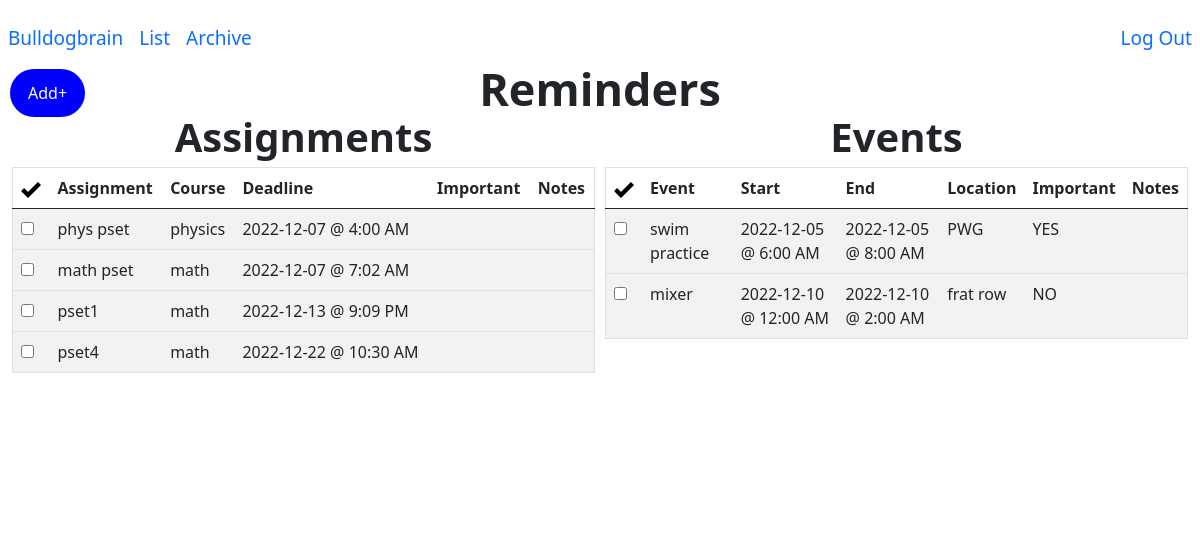
Page /list (signed in) on the earlier database version.
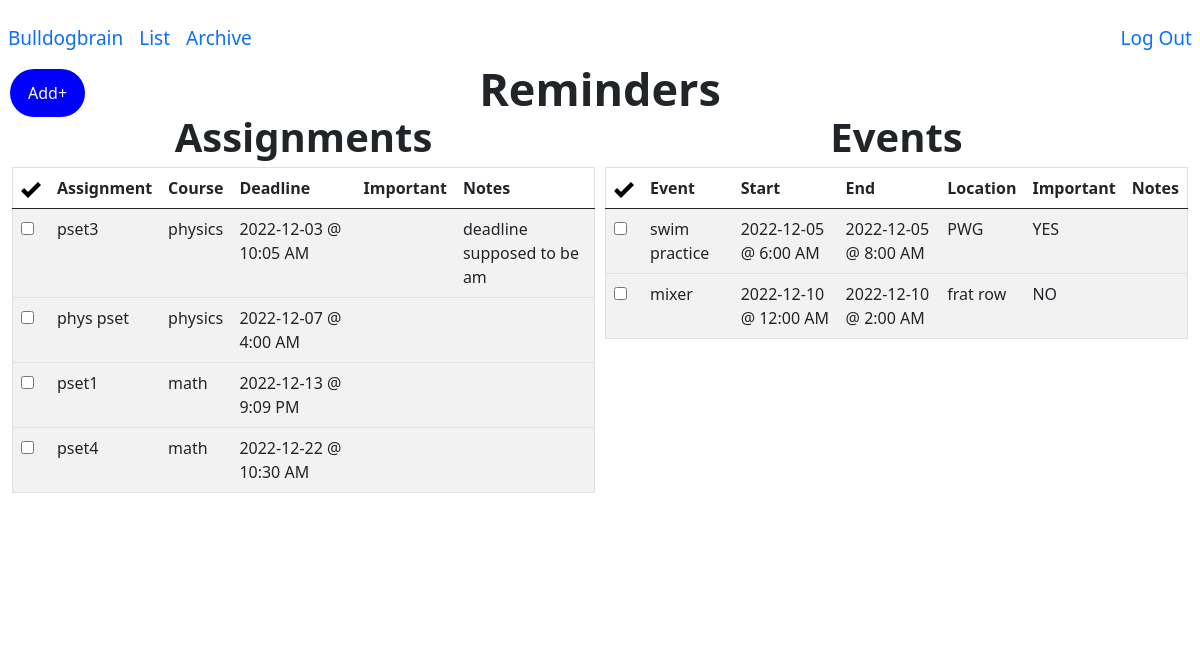
Same page on the later database version.
### tables this page shows
CREATE TABLE "assignments"(
    'id' INTEGER PRIMARY KEY AUTOINCREMENT NOT NULL, 
    'title' TEXT, 
    'course' TEXT, 
    'deadline' TEXT, 
    'importance' INTEGER, 
    'notes' TEXT, 
    'user_id' INTEGER, 'completed' INTEGER NOT NULL DEFAULT '0' CHECK (completed IN (0, 1)),
    FOREIGN KEY (user_id)
    REFERENCES users (id));

CREATE TABLE 'events'(
    'event_id' INTEGER PRIMARY KEY AUTOINCREMENT NOT NULL, 
    'title' TEXT,
    'location' TEXT, 
    'start_date' TEXT,
    'start_time' TEXT, 
    'end_date' TEXT,
    'end_time' TEXT,
    'importance' INTEGER, 
    'notes' TEXT, 
    'user_id' INTEGER, 'completed' INTEGER NOT NULL DEFAULT '0' CHECK (completed IN (0, 1)),
    FOREIGN KEY (user_id)
    REFERENCES users (id));

### app.py (the view)
@app.route("/list", methods=["GET", "POST"])
def list():
    assignments = db.execute(
            "SELECT id, title, course, date(deadline) as date, CASE WHEN StrFTime('%H', deadline) % 12 = 0 THEN 12 ELSE StrFTime('%H', deadline) % 12 END || ':' || StrFTime('%M', deadline) || ' ' || CASE WHEN CAST(StrFTime('%H', deadline) AS INTEGER) > 12 THEN 'PM' ELSE 'AM' END 'time', importance, notes FROM assignments WHERE user_id = ? AND completed != 1 ORDER BY deadline ASC", session["user_id"])
    events = db.execute(
            "SELECT event_id, title, location, start_date, CASE WHEN StrFTime('%H', start_time) % 12 = 0 THEN 12 ELSE StrFTime('%H', start_time) % 12 END || ':' || StrFTime('%M', start_time) || ' ' || CASE WHEN CAST(StrFTime('%H', start_time) AS INTEGER) > 12 THEN 'PM' ELSE 'AM' END 'start_time', end_date, CASE WHEN StrFTime('%H', end_time) % 12 = 0 THEN 12 ELSE StrFTime('%H', end_time) % 12 END || ':' || StrFTime('%M', end_time) || ' ' || CASE WHEN CAST(StrFTime('%H', end_time) AS INTEGER) > 12 THEN 'PM' ELSE 'AM' END 'end_time', importance, notes FROM events WHERE user_id = ? AND completed != 1 ORDER BY start_date ASC, start_time ASC", session["user_id"])
    if request.method == "POST":
        assignment_id = request.form.get("assignment_id")
        db.execute("UPDATE assignments SET completed = '1' WHERE id = ?", assignment_id)
        event_id = request.form.get("event_id")
        db.execute("UPDATE events SET completed = '1' WHERE event_id = ?", event_id)
        return redirect("/list")
    else:
        return render_template("list.html", assignments=assignments, events=events)

### app.py (called while the page is built)
@app.after_request
def after_request(response):
    response.headers["Cache-Control"] = "no-cache, no-store, must-revalidate"
    response.headers["Expires"] = 0
    response.headers["Pragma"] = "no-cache"
    return response

### templates/list.html (shortened to what this page needs)
{% extends "layout.html" %}
{% block main %}
<strong style = "position:relative; top:-110px; font-size: 45px">Reminders</strong>
<div class="row">
<div class="column">
    <strong style = "position:relative; top:-130px; font-size: 40px">Assignments</strong>
            <table style = "position:relative; top:-130px" class="table table-striped">
            <thead>
                <tr>
                    <th><img src="static/images/checkMark.png" alt="Checkmark" width="20" height="20"></th>
                    <th>Assignment</th>
                    <th>Course</th>
                    <th>Deadline</th>
                    <th>Important</th>
                    <th>Notes</th>
                </tr>
            </thead>
            <tbody>
                {% for assignments in assignments %}
                <tr>
                    <td>
                        <form id="completion" action="/list" method="post">
                            <input autocomplete="off" type="checkbox" id="assignment_id" name="assignment_id" value="{{ assignments.id }}" onclick="submit()" required>
                        </form>
                    </td>
                    <td>{{ assignments.title }}</td>
                    <td>{{ assignments.course }}</td>
                    <td>{{ assignments.date }} @ {{ assignments.time }}</td>
                    <td>{{ assignments.importance }}</td>
                    <td>{{ assignments.notes }}</td>
                </tr>
                {% endfor %}
            </tbody>
        </table>
    </div>
    <div class="column">
        <strong style = "position:relative; top:-130px; font-size: 40px">Events</strong>
            <table style = "position:relative; top:-130px" class="table table-striped">
            <thead>
                <tr>
                    <th><img src="static/images/checkMark.png" alt="Checkmark" width="20" height="20"></th>
                    <th>Event</th>
                    <th>Start</th>
                    <th>End</th>
                    <th>Location</th>
                    <th>Important</th>
                    <th>Notes</th>
                </tr>
            </thead>
            <tbody>
                {% for events in events %}
                <tr>
                    <td>
                        <form id="completion" action="/list" method="post">
                            <input autocomplete="off" type="checkbox" id="event_id" name="event_id" value="{{ events.event_id }}" onclick="submit()" required>
                        </form>
                    </td>
                    <td>{{ events.title }}</td>
                    <td>{{ events.start_date }} @ {{ events.start_time }}</td>
                    <td>{{ events.end_date }} @ {{ events.end_time }}</td>
                    <td>{{ events.location }}</td>
                    <td>{{ events.importance }}</td>
                    <td>{{ events.notes }}</td>
                </tr>
                {% endfor %}
            </tbody>
        </table>
    </div>
</div>
{% endblock %}

Differences in the rows shown:
no longer on this page (row edited): assignments: title "math pset", course "math", date "2022-12-07", time "7:02 AM"
now on this page (row edited): assignments: title "pset3", course "physics", date "2022-12-03", time "10:05 AM", notes "deadline supposed to be am"
